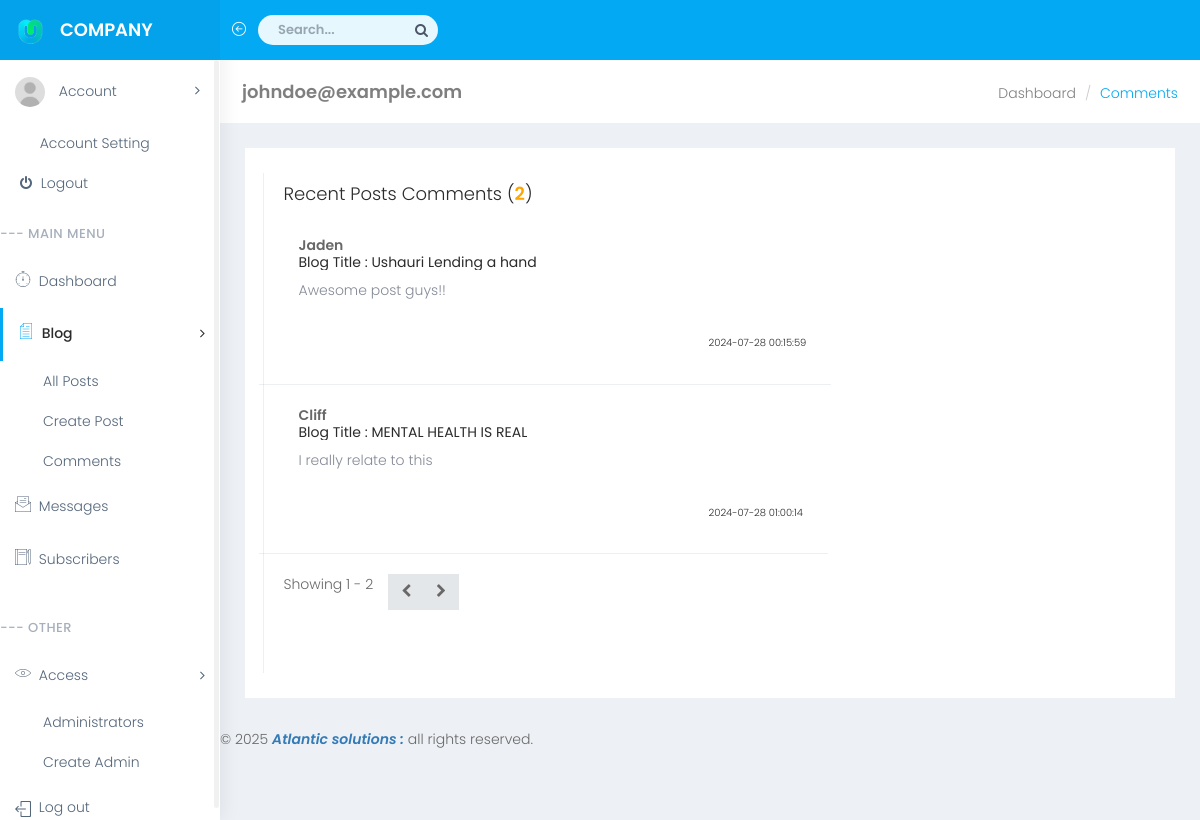
Page /admin/comments.php (signed in) on the committed database.
### tables this page shows
CREATE TABLE `comments` (
  `id` int(11) NOT NULL,
  `name` varchar(200) NOT NULL,
  `comment` varchar(200) NOT NULL,
  `blogid` int(11) NOT NULL,
  `date` datetime NOT NULL DEFAULT current_timestamp()
);

CREATE TABLE `posts` (
  `id` int(11) NOT NULL,
  `author` varchar(200) NOT NULL,
  `title` varchar(400) NOT NULL,
  `content` text NOT NULL,
  `date` datetime NOT NULL DEFAULT current_timestamp()
);

### admin/comments.php (the view, shortened to what this page needs)
<?php
    require_once "functions/db.php";
    $email = $_SESSION['email'];
    $sql = 'SELECT * FROM comments';
    $query = mysqli_query($connection, $sql);
?>
<!DOCTYPE html>
<html lang="en">
<head>
    <link href="bootstrap/dist/css/bootstrap.min.css" rel="stylesheet">
    <link href="../plugins/bower_components/bootstrap-extension/css/bootstrap-extension.css" rel="stylesheet">
    <link href="../plugins/bower_components/sidebar-nav/dist/sidebar-nav.min.css" rel="stylesheet">
    <link href="../plugins/bower_components/morrisjs/morris.css" rel="stylesheet">
    <link href="css/animate.css" rel="stylesheet">
    <link href="css/style.css" rel="stylesheet">
    <link href="css/colors/blue.css" id="theme" rel="stylesheet">
</head>
<body>
    <div id="wrapper">
        <nav class="navbar navbar-default navbar-static-top m-b-0">
            <div class="navbar-header"> <a class="navbar-toggle hidden-sm hidden-md hidden-lg " href="javascript:void(0)" data-toggle="collapse" data-target=".navbar-collapse"><i class="ti-menu"></i></a>
                 <div class="top-left-part"><a class="logo" href="index.php"><b><img src="../plugins/images/icon.png" style="width: 30px; height: 30px;" alt="home" /></b><span class="hidden-xs"><b>Company</b></span></a></div>
                <ul class="nav navbar-top-links navbar-left hidden-xs">
                    <li><a href="javascript:void(0)" class="open-close hidden-xs waves-effect waves-light"><i class="icon-arrow-left-circle ti-menu"></i></a></li>
                    <li>
                        <form role="search" class="app-search hidden-xs">
                            <input type="text" placeholder="Search..." class="form-control"> <a href=""><i class="fa fa-search"></i></a> </form>
                    </li>
                </ul>
                <ul class="nav navbar-top-links navbar-right pull-right">
                    <li class="right-side-toggle"> <a class="waves-effect waves-light" href="javascript:void(0)"><i class="ti-settings"></i></a></li>
                </ul>
            </div>
        </nav>
        <div class="navbar-default sidebar" role="navigation">
            <div class="sidebar-nav navbar-collapse slimscrollsidebar">
                <ul class="nav" id="side-menu">
                    <li class="user-pro">
                        <a href="#" class="waves-effect"><img src="../plugins/images/user.jpg" alt="user-img" class="img-circle"> <span class="hide-menu"> Account<span class="fa arrow"></span></span>
                        </a>
                        <ul class="nav nav-second-level">
                            <li><a href="settings.php"><i class="ti-settings"></i> Account Setting</a></li>
                            <li><a href="login.php"><i class="fa fa-power-off"></i> Logout</a></li>
                        </ul>
                    </li>
                    <li class="nav-small-cap m-t-10">--- Main Menu</li>
                    <li> <a href="index.php" class="waves-effect"><i class="linea-icon linea-basic fa-fw" data-icon="v"></i> <span class="hide-menu"> Dashboard </a>
                    </li>
                   <li> <a href="#" class="waves-effect active"><i data-icon="&#xe00b;" class="linea-icon linea-basic fa-fw"></i> <span class="hide-menu">Blog<span class="fa arrow"></span></span></a>
                       <ul class="nav nav-second-level">
                            <li><a href="posts.php">All Posts</a></li>
                            <li><a href="new-post.php">Create Post</a></li>
                            <li><a href="comments.php" class="waves-effect">Comments</a>
                            </li>
                        </ul>
                    </li>
                   <li><a href="inbox.php" class="waves-effect"><i data-icon=")" class="linea-icon linea-basic fa-fw"></i> <span class="hide-menu">Messages</span></a>
                    </li>
                    <li><a href="subscribers.php" class="waves-effect"><i data-icon="n" class="linea-icon linea-basic fa-fw"></i> <span class="hide-menu">Subscribers</span></a>
                    </li>
                     <li class="nav-small-cap">--- Other</li>
                    <li> <a href="#" class="waves-effect"><i data-icon="H" class="linea-icon linea-basic fa-fw"></i> <span class="hide-menu">Access<span class="fa arrow"></span></span></a>
                        <ul class="nav nav-second-level">
                            <li><a href="users.php">Administrators</a></li>
                            <li><a href="new-user.php">Create Admin</a></li>
                        </ul>
                    </li>
                    <li><a href="login.php" class="waves-effect"><i class="icon-logout fa-fw"></i> <span class="hide-menu">Log out</span></a></li>
                </ul>
            </div>
        </div>
        <div id="page-wrapper">
            <div class="container-fluid">
                <div class="row bg-title">
                    <div class="col-lg-3 col-md-4 col-sm-4 col-xs-12">
                        <h4 class="page-title"><?php echo $email;?></h4> </div>
                    <div class="col-lg-9 col-sm-8 col-md-8 col-xs-12">
                        <ol class="breadcrumb">
                            <li><a href="index.php">Dashboard</a></li>
                            <li class="active">Comments</li>
                        </ol>
                    </div>
                </div>
                <div class="row">
                    <div class="col-md-12">
                        <div class="white-box">
                            <div class="row">
                                <div class="col-lg-12 col-md-12 col-sm-12 col-xs-12 mail_listing">
                                    <div class="inbox-center">
                                                        <h4>Recent Posts Comments (<b style="color: orange;"><?php echo mysqli_num_rows($query);?></b>)</h4>
                                                         <div class="comment-center">
                                                             <?php
                                                while ($row = mysqli_fetch_array($query))
                                                        {
                                                            $blogid = $row["blogid"];
                                                            $sql2 = "SELECT * FROM posts WHERE id='$blogid'";
                                                              $query2 = mysqli_query($connection, $sql2);
                                                              while ($row2 = mysqli_fetch_assoc($query2)) {
                                                echo
                                              '<div class="comment-body">
                                                            <div class="mail-contnet">
                                                                <b>'.$row["name"].'</b>
                                                                <h5>Blog Title : '.$row2["title"].'</h5>
                                                                <span class="mail-desc">
                                                                '.$row["comment"].'
                                                                </span>'.$row[""].' <span class="time pull-right">'.$row["date"].'</span></div>
                                                        </div>
                                            <div id="responsive-modal'.$row["id"].'" class="modal fade" tabindex="-1" role="dialog" aria-labelledby="myModalLabel" aria-hidden="true" style="display: none;">
                                                        <input type="hidden" name="id" value="'.$row["id"].'"/>
                                            </div>
                                                        ';
                                                            } }
                                                            ?>
                                                    </div>
                                    </div>
                                    <div class="row">
                                        <div class="col-xs-7 m-t-20"> Showing 1 - <?php echo mysqli_num_rows($query);?> </div>
                                        <div class="col-xs-5 m-t-20">
                                            <div class="btn-group pull-right">
                                                <button type="button" class="btn btn-default waves-effect"><i class="fa fa-chevron-left"></i></button>
                                                <button type="button" class="btn btn-default waves-effect"><i class="fa fa-chevron-right"></i></button>
                                            </div>
                                        </div>
                                    </div>
                                </div>
                            </div>
                        </div>
                    </div>
                </div>
            </div>
            <p class="copyright">
        &copy; <script>document.write(new Date().getFullYear())</script> <a href="#"> <b> <i>Atlantic solutions : </i> </b> </a> all rights reserved.
      </p>
        </div>
    </div>
</body>
</html>

### admin/css/colors/blue.css (style rules this page uses)
body { background: #fff; }
.top-left-part { background: rgba(0, 0, 0, 0.04); }
.navbar-header { background: #03a9f3; }
.navbar-top-links > li > a { color: #ffffff; }
.bg-title .breadcrumb .active { color: #03a9f3; }
.sidebar { background: #fff; box-shadow: 1px 0px 20px rgba(0, 0, 0, 0.08); }
#side-menu li a { color: #54667a; }
#side-menu li a { color: #54667a; border-left: 0px solid #fff; }
#side-menu > li > a.active { border-left: 3px solid #03a9f3; color: #2b2b2b; font-weight: 500; }
#side-menu > li > a.active i { color: #03a9f3; }

### rows in the picture
comments: name "Jaden", comment "Awesome post guys!!", date "2024-07-28 00:15:59"
posts: title "Ushauri Lending a hand"
comments: name "Cliff", comment "I really relate to this", date "2024-07-28 01:00:14"
posts: title "MENTAL HEALTH IS REAL"

### other values in the picture
$email "johndoe@example.com"
mysqli_num_rows($query) "2"
